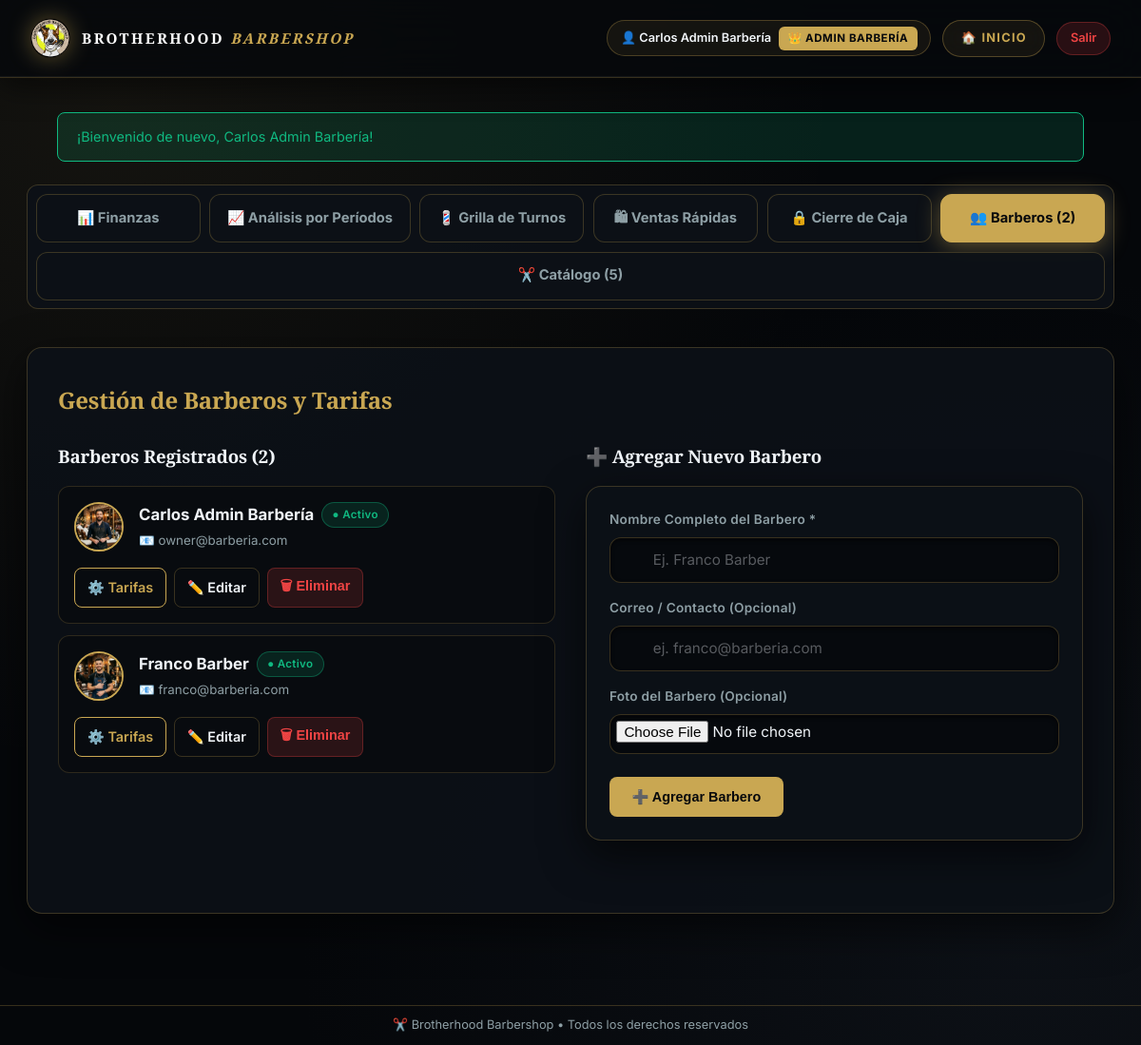
The page /owner.php?tab=barberos (signed in) on the database its author committed.
### tables this page shows
CREATE TABLE IF NOT EXISTS `users` (
  `id` INT AUTO_INCREMENT PRIMARY KEY,
  `shop_id` INT NULL,
  `name` VARCHAR(150) NOT NULL,
  `email` VARCHAR(150) NOT NULL UNIQUE,
  `photo` VARCHAR(255) NULL,
  `password` VARCHAR(255) NOT NULL,
  `role` VARCHAR(50) NOT NULL DEFAULT 'admin_barberia',
  `is_active` TINYINT(1) NOT NULL DEFAULT 1,
  `created_at` DATETIME DEFAULT CURRENT_TIMESTAMP,
  FOREIGN KEY (`shop_id`) REFERENCES `shops` (`id`) ON DELETE CASCADE
);

### includes/auth.php (called while the page is built, shortened)
<?php
require_once __DIR__ . '/../config/db.php';
require_once __DIR__ . '/rbac.php';
function is_logged_in() {
    return isset($_SESSION['user_id']) && !empty($_SESSION['user_id']);
}
function get_logged_user() {
    static $cached_user = null;
    static $already_checked = false;
    if ($already_checked) {
        return $cached_user;
    }
    global $pdo;
    $stmt = $pdo->prepare("SELECT u.*, COALESCE(s.name, 'Brotherhood Barbershop') as shop_name FROM users u LEFT JOIN shops s ON u.shop_id = s.id WHERE u.id = ?");
    $stmt->execute([$_SESSION['user_id']]);
    $user = $stmt->fetch();
    $cached_user = $user;
    $already_checked = true;
    return $cached_user;
}
function require_login() {
    $user = get_logged_user();
    return $user;
}
function get_flash_message() {
    if (isset($_SESSION['flash'])) {
        $flash = $_SESSION['flash'];
        return $flash;
    }
    return null;
}

### includes/rbac.php (called while the page is built, shortened)
<?php
function normalize_role($role) {
    return $role;
}
function has_role($role, $user = null) {
    $user_role = normalize_role($user['role']);
    $target_role = normalize_role($role);
    return $user_role === $target_role;
}
function is_super_admin($user = null) {
    return has_role(ROLE_SUPER_ADMIN, $user);
}
function is_shop_admin($user = null) {
    return has_role(ROLE_ADMIN_BARBERIA, $user) || is_super_admin($user);
}
function require_shop_admin() {
    $user = require_login();
    return $user;
}

### owner.php (the view, shortened to what this page needs)
<?php
require_once __DIR__ . '/includes/auth.php';
$user = require_shop_admin();
$shop_id = get_current_shop_id($user);
$tab     = $_GET['tab'] ?? 'finanzas';
$stmtBarbers = $pdo->prepare("SELECT * FROM users WHERE shop_id = ? AND role IN ('barber', 'barbero', 'owner', 'admin_barberia') ORDER BY name ASC");
$stmtBarbers->execute([$shop_id]);
$all_barbers = $stmtBarbers->fetchAll();
$stmtCatalog = $pdo->prepare("SELECT * FROM catalog WHERE shop_id = ? ORDER BY type, name ASC");
$stmtCatalog->execute([$shop_id]);
$catalog_items = $stmtCatalog->fetchAll();
include __DIR__ . '/includes/header.php';
?>
<div class="panel-top-nav-bar mb-6">
  <nav class="panel-tabs" aria-label="Secciones del panel">
    <a href="owner.php?tab=finanzas" class="tab-link <?php echo $tab === 'finanzas' ? 'active' : ''; ?>">
      📊 Finanzas
    </a>
    <a href="owner.php?tab=periodos" class="tab-link <?php echo $tab === 'periodos' ? 'active' : ''; ?>">
      📈 Análisis por Períodos
    </a>
    <a href="owner.php?tab=my_grid" class="tab-link <?php echo $tab === 'my_grid' ? 'active' : ''; ?>">
      💈 Grilla de Turnos
    </a>
    <a href="owner.php?tab=ventas" class="tab-link <?php echo $tab === 'ventas' ? 'active' : ''; ?>">
      🛍 Ventas Rápidas
    </a>
    <a href="owner.php?tab=cierre_caja" class="tab-link <?php echo $tab === 'cierre_caja' ? 'active' : ''; ?>">
      🔒 Cierre de Caja
    </a>
    <a href="owner.php?tab=barberos" class="tab-link <?php echo $tab === 'barberos' ? 'active' : ''; ?>">
      👥 Barberos (<?php echo count($all_barbers); ?>)
    </a>
    <a href="owner.php?tab=catalog" class="tab-link <?php echo $tab === 'catalog' ? 'active' : ''; ?>">
      ✂️ Catálogo (<?php echo count($catalog_items); ?>)
    </a>
  </nav>
</div>
<div class="glass-panel" style="margin-bottom: 2rem;">
  <?php if ($tab === 'finanzas'): ?>
    <?php include __DIR__ . '/includes/finance_module.php'; ?>
  <?php elseif ($tab === 'periodos'): ?>
    <?php include __DIR__ . '/includes/period_report_module.php'; ?>
  <?php elseif ($tab === 'barberos'): ?>
    <?php
      $edit_barber_item = null;
      $commissions_barber_item = null;
    ?>
    <h2 class="text-accent mb-6">Gestión de Barberos y Tarifas</h2>
    <div class="grid-cards" style="grid-template-columns: repeat(auto-fit, minmax(min(420px, 100%), 1fr)); gap: 2rem;">
      <div>
        <h3 class="mb-4">Barberos Registrados (<?php echo count($all_barbers); ?>)</h3>
        <?php if (count($all_barbers) === 0): ?>
          <p style="color:var(--text-secondary);">No hay barberos registrados.</p>
        <?php else: ?>
          <div class="flex flex-col gap-3">
            <?php foreach ($all_barbers as $b): ?>
              <?php $bPhoto = !empty($b['photo']) ? $b['photo'] : 'assets/img/service_corte_clasico_1785440488368.png'; ?>
              <div class="admin-list-item <?php echo $b['is_active'] ? '' : 'is-inactive'; ?>" style="padding:1rem; border-radius:12px; background:rgba(7,9,12,0.6); border:1px solid rgba(201,167,82,0.2);">
                <div class="admin-item-info">
                  <div class="admin-avatar">
                    <img src="<?php echo htmlspecialchars($bPhoto); ?>" alt="<?php echo htmlspecialchars($b['name']); ?>">
                  </div>
                  <div>
                    <div class="flex items-center gap-2 flex-wrap">
                      <strong style="font-size:1.05rem;"><?php echo htmlspecialchars($b['name']); ?></strong>
                      <span class="status-badge <?php echo $b['is_active'] ? 'status-badge-active' : 'status-badge-inactive'; ?>">
                        <?php echo $b['is_active'] ? '● Activo' : '○ Inactivo'; ?>
                      </span>
                    </div>
                    <small style="color:var(--text-secondary);">📧 <?php echo htmlspecialchars($b['email']); ?></small>
                  </div>
                </div>
                <div class="admin-item-actions">
                  <a href="owner.php?tab=barberos&edit_commissions=<?php echo $b['id']; ?>" class="btn btn-outline" style="border-color:var(--accent-primary); color:var(--accent-primary); padding:0.4rem 0.8rem;" title="Configurar Precios y Comisiones del Barbero">
                    ⚙️ Tarifas
                  </a>
                  <a href="owner.php?tab=barberos&edit_barber=<?php echo $b['id']; ?>" class="btn btn-outline" style="padding:0.4rem 0.8rem;" title="Editar Perfil">
                    ✏️ Editar
                  </a>
                  <form action="actions/delete_barber.php" method="POST" onsubmit="return confirm('¿Seguro que deseas eliminar a <?php echo htmlspecialchars($b['name']); ?>?')" style="margin:0;">
                    <button type="submit" class="btn btn-danger" style="padding:0.4rem 0.8rem;" title="Eliminar Barbero">
                      🗑 Eliminar
                    </button>
                  </form>
                </div>
              </div>
            <?php endforeach; ?>
          </div>
        <?php endif; ?>
      </div>
      <div>
        <?php if ($commissions_barber_item): ?>
          <?php
            $stmtBC = $pdo->prepare("SELECT catalog_id, commission_percent, price FROM barber_commissions WHERE shop_id = ? AND barber_id = ?");
            $stmtBC->execute([$shop_id, $commissions_barber_item['id']]);
            $custom_comm_rows = $stmtBC->fetchAll();
            $custom_comm_map = [];
            $custom_price_map = [];
            foreach ($custom_comm_rows as $row) {
                $custom_comm_map[$row['catalog_id']] = (float)$row['commission_percent'];
                $custom_price_map[$row['catalog_id']] = $row['price'] !== null ? (float)$row['price'] : null;
            }
          ?>
          <h3 class="mb-2 text-accent">⚙️ Precios y Comisiones: <?php echo htmlspecialchars($commissions_barber_item['name']); ?></h3>
          <p style="font-size:0.88rem; color:var(--text-secondary); margin-bottom:1.25rem;">
            Define la tarifa (precio) que cobra <strong><?php echo htmlspecialchars($commissions_barber_item['name']); ?></strong> por cada servicio/producto y su % de comisión.
          </p>
          <form action="actions/save_barber_commissions.php" method="POST" class="glass-panel flex flex-col gap-3" style="margin:0; padding:1.5rem;">
            <?php echo csrf_field(); ?>
            <input type="hidden" name="barber_id" value="<?php echo $commissions_barber_item['id']; ?>">
            <input type="hidden" name="redirect_url" value="owner.php?tab=barberos&edit_commissions=<?php echo $commissions_barber_item['id']; ?>">
            <div class="table-responsive" style="max-height: 420px; overflow-y: auto;">
              <table>
                <thead>
                  <tr>
                    <th>Ítem / Servicio</th>
                    <th>Precio Catálogo</th>
                    <th>Precio de este Barbero ($)</th>
                    <th>% Comisión</th>
                  </tr>
                </thead>
                <tbody>
                  <?php foreach ($catalog_items as $ci):
                    $comm_val = isset($custom_comm_map[$ci['id']]) ? (float)$custom_comm_map[$ci['id']] : (float)$ci['commission_percent'];
                    $price_val = isset($custom_price_map[$ci['id']]) && $custom_price_map[$ci['id']] !== null ? (float)$custom_price_map[$ci['id']] : '';
                  ?>
                    <tr>
                      <td>
                        <strong><?php echo htmlspecialchars($ci['name']); ?></strong>
                        <br><small style="color:var(--text-secondary); text-transform:uppercase; font-size:0.7rem;"><?php echo $ci['type']; ?></small>
                      </td>
                      <td style="opacity:0.65;">$<?php echo number_format((float)$ci['price'], 2); ?></td>
                      <td>
                        <div class="flex items-center gap-1">
                          <span style="font-size:0.85rem; color:var(--text-secondary);">$</span>
                          <input type="number" step="100" min="0" name="prices[<?php echo $ci['id']; ?>]" value="<?php echo $price_val; ?>" placeholder="<?php echo (float)$ci['price']; ?>" class="input-field" style="width:110px; padding:0.35rem 0.5rem; font-weight:bold; color:var(--success);">
                        </div>
                      </td>
                      <td>
                        <div class="flex items-center gap-1">
                          <input type="number" step="0.5" min="0" max="100" name="commissions[<?php echo $ci['id']; ?>]" value="<?php echo $comm_val; ?>" class="input-field" style="width:85px; padding:0.35rem 0.5rem; text-align:right; font-weight:bold; color:var(--accent-primary);">
                          <span class="font-bold">%</span>
                        </div>
                      </td>
                    </tr>
                  <?php endforeach; ?>
                </tbody>
              </table>
            </div>
            <div class="flex gap-2 mt-3">
              <button type="submit" class="btn btn-primary flex-1">
                💾 Guardar Tarifas y Comisiones
              </button>
              <a href="owner.php?tab=barberos" class="btn btn-outline">Cancelar</a>
            </div>
          </form>
        <?php else: ?>
          <h3 class="mb-4"><?php echo $edit_barber_item ? '✏️ Editar Barbero' : '➕ Agregar Nuevo Barbero'; ?></h3>
          <form action="actions/<?php echo $edit_barber_item ? 'edit_barber.php' : 'add_barber.php'; ?>" method="POST" enctype="multipart/form-data" class="flex flex-col glass-panel" style="margin:0; padding:1.5rem;">
            <div class="input-group">
              <label class="input-label">Nombre Completo del Barbero *</label>
              <input type="text" name="name" class="input-field" placeholder="Ej. Franco Barber" required value="<?php echo htmlspecialchars($edit_barber_item['name'] ?? ''); ?>">
            </div>
            <div class="input-group">
              <label class="input-label">Correo / Contacto (Opcional)</label>
              <input type="text" name="email" class="input-field" placeholder="ej. franco@barberia.com" value="<?php echo htmlspecialchars($edit_barber_item['email'] ?? ''); ?>">
            </div>
            <div class="input-group">
              <label class="input-label">Foto del Barbero (Opcional)</label>
              <input type="file" name="photo" accept="image/*" class="input-field" style="padding: 0.4rem;">
            </div>
            <div class="flex gap-2 mt-2">
              <button type="submit" class="btn btn-primary flex-1">
                <?php echo $edit_barber_item ? '💾 Guardar Cambios' : '➕ Agregar Barbero'; ?>
              </button>
            </div>
          </form>
        <?php endif; ?>
      </div>
    </div>
  <?php endif; ?>
</div>
<?php include __DIR__ . '/includes/footer.php'; ?>

### includes/header.php (shortened to what this page needs)
<?php
require_once __DIR__ . '/auth.php';
$user = get_logged_user();
$flash = get_flash_message();
$current_page  = basename($_SERVER['PHP_SELF']);
$is_panel_view = ($user && in_array($current_page, ['super_admin.php', 'owner.php', 'barber.php']));
?>
<!DOCTYPE html>
<html lang="es">
<head>
  <link rel="stylesheet" href="css/style.css?v=<?php echo @filemtime(__DIR__ . '/../css/style.css') ?: '1.0'; ?>">
</head>
<body class="<?php echo $is_panel_view ? 'panel-view' : ''; ?>">
  <header class="nav" id="nav">
    <div class="container nav-inner flex justify-between items-center" style="min-height: 60px;">
      <a href="index.php#hero" class="nav-logo flex items-center gap-3" style="text-decoration:none;">
        <div class="nav-logo-badge">
          <img src="assets/img/bhlogo.png" alt="Brotherhood Barbershop" class="nav-logo-img">
        </div>
        <span class="nav-logo-text">
          Brotherhood <span style="color:var(--accent-primary); font-style:italic;">Barbershop</span>
        </span>
      </a>
      <div class="nav-actions-group flex items-center gap-3">
        <?php if ($user): ?>
          <?php
            $roleLabel = 'Barbero';
            if (is_super_admin($user)) {
                $roleLabel = '⚡ Super Admin';
            } elseif (is_shop_admin($user)) {
                $roleLabel = '👑 Admin Barbería';
            }
          ?>
          <div class="user-badge user-badge-pill">
            <span class="user-badge-name">👤 <?php echo htmlspecialchars($user['name']); ?></span>
            <span class="role-tag role-tag-gold">
              <?php echo $roleLabel; ?>
            </span>
          </div>
          <?php if ($is_panel_view): ?>
            <a href="index.php" class="nav-btn-secondary">
              🏠 Inicio
            </a>
          <?php endif; ?>
          <a href="logout.php" class="btn btn-danger btn-sm" style="border-radius: 999px; padding: 0.4rem 0.85rem;">
            Salir
          </a>
        <?php else: ?>
          <a href="login.php" class="nav-btn-secondary">
            🔒 Acceso Admin
          </a>
        <?php endif; ?>
      </div>
    </div>
  </header>
  <main class="<?php echo $current_page === 'index.php' ? 'page-hero-wrapper' : 'container page-wrapper animate-fade-in'; ?>">
  <?php if ($flash): ?>
    <div class="container mt-4">
      <div class="alert alert-<?php echo $flash['type']; ?>" role="alert">
        <?php echo htmlspecialchars($flash['message']); ?>
      </div>
    </div>
  <?php endif; ?>

### rows shown on the page
users: name "Carlos Admin Barbería", role "👑 ADMIN BARBERÍA", photo (picture), is_active "● Activo", email "owner@barberia.com"
users: photo (picture), name "Franco Barber", is_active "● Activo", email "franco@barberia.com"

### other values the page prints
$flash['message'] "¡Bienvenido de nuevo, Carlos Admin Barbería!"
count($all_barbers) "2"
count($catalog_items) "5"
